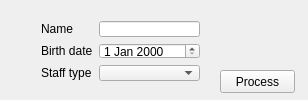
<?xml version="1.0" encoding="UTF-8"?>
<ui version="4.0">
 <class>MainWindow</class>
 <widget class="QMainWindow" name="MainWindow">
  <property name="geometry">
   <rect>
    <x>0</x>
    <y>0</y>
    <width>308</width>
    <height>100</height>
   </rect>
  </property>
  <property name="windowTitle">
   <string>Staff members</string>
  </property>
  <widget class="QWidget" name="centralWidget">
   <widget class="QWidget" name="formLayoutWidget">
    <property name="geometry">
     <rect>
      <x>30</x>
      <y>10</y>
      <width>181</width>
      <height>82</height>
     </rect>
    </property>
    <layout class="QFormLayout" name="formLayout">
     <item row="0" column="0">
      <widget class="QLabel" name="labelName">
       <property name="text">
        <string>Name</string>
       </property>
      </widget>
     </item>
     <item row="1" column="0">
      <widget class="QLabel" name="labelDate">
       <property name="text">
        <string>Birth date</string>
       </property>
      </widget>
     </item>
     <item row="2" column="0">
      <widget class="QLabel" name="label_3">
       <property name="text">
        <string>Staff type</string>
       </property>
      </widget>
     </item>
     <item row="0" column="1">
      <widget class="QLineEdit" name="name"/>
     </item>
     <item row="1" column="1">
      <widget class="QDateEdit" name="date"/>
     </item>
     <item row="2" column="1">
      <widget class="QComboBox" name="typeCombo"/>
     </item>
    </layout>
   </widget>
   <widget class="QPushButton" name="processButton">
    <property name="geometry">
     <rect>
      <x>220</x>
      <y>70</y>
      <width>75</width>
      <height>23</height>
     </rect>
    </property>
    <property name="text">
     <string>Process</string>
    </property>
   </widget>
  </widget>
 </widget>
 <layoutdefault spacing="6" margin="11"/>
 <resources/>
 <connections/>
</ui>
